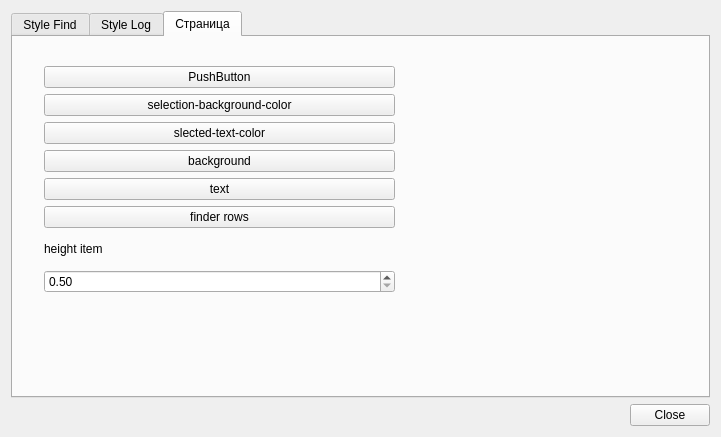
<?xml version="1.0" encoding="UTF-8"?>
<ui version="4.0">
 <class>DialogSettings</class>
 <widget class="QDialog" name="DialogSettings">
  <property name="geometry">
   <rect>
    <x>0</x>
    <y>0</y>
    <width>721</width>
    <height>437</height>
   </rect>
  </property>
  <property name="windowTitle">
   <string>Dialog</string>
  </property>
  <layout class="QGridLayout" name="gridLayout">
   <item row="0" column="0">
    <layout class="QVBoxLayout" name="verticalLayout">
     <item>
      <widget class="QTabWidget" name="tabWidget">
       <property name="currentIndex">
        <number>2</number>
       </property>
       <widget class="QWidget" name="tab">
        <attribute name="title">
         <string>Style Find</string>
        </attribute>
        <widget class="QLabel" name="label">
         <property name="geometry">
          <rect>
           <x>30</x>
           <y>20</y>
           <width>231</width>
           <height>17</height>
          </rect>
         </property>
         <property name="text">
          <string>Color finder rows</string>
         </property>
        </widget>
        <widget class="QPushButton" name="pushButton_colort">
         <property name="geometry">
          <rect>
           <x>270</x>
           <y>10</y>
           <width>281</width>
           <height>41</height>
          </rect>
         </property>
         <property name="text">
          <string>Edit</string>
         </property>
        </widget>
       </widget>
       <widget class="QWidget" name="tab_2">
        <attribute name="title">
         <string>Style Log</string>
        </attribute>
        <layout class="QGridLayout" name="gridLayout_2">
         <item row="0" column="0">
          <widget class="QTextEdit" name="textEditStyle1">
           <property name="font">
            <font>
             <pointsize>16</pointsize>
             <italic>false</italic>
            </font>
           </property>
          </widget>
         </item>
         <item row="1" column="0">
          <layout class="QHBoxLayout" name="horizontalLayout_2">
           <item>
            <spacer name="horizontalSpacer_2">
             <property name="orientation">
              <enum>Qt::Horizontal</enum>
             </property>
             <property name="sizeHint" stdset="0">
              <size>
               <width>408</width>
               <height>20</height>
              </size>
             </property>
            </spacer>
           </item>
           <item>
            <widget class="QPushButton" name="pushButton_style1_save">
             <property name="text">
              <string>Save</string>
             </property>
            </widget>
           </item>
           <item>
            <widget class="QPushButton" name="pushButton_rolback_base">
             <property name="text">
              <string>Default</string>
             </property>
            </widget>
           </item>
          </layout>
         </item>
        </layout>
       </widget>
       <widget class="QWidget" name="tab_3">
        <attribute name="title">
         <string>Страница</string>
        </attribute>
        <widget class="QWidget" name="">
         <property name="geometry">
          <rect>
           <x>31</x>
           <y>29</y>
           <width>351</width>
           <height>227</height>
          </rect>
         </property>
         <layout class="QVBoxLayout" name="verticalLayout_2">
          <item>
           <widget class="QPushButton" name="pushButton_font_dialog">
            <property name="text">
             <string>PushButton</string>
            </property>
           </widget>
          </item>
          <item>
           <widget class="QPushButton" name="pushButton_sbc">
            <property name="text">
             <string>selection-background-color</string>
            </property>
           </widget>
          </item>
          <item>
           <widget class="QPushButton" name="pushButton_stxc">
            <property name="text">
             <string>slected-text-color</string>
            </property>
           </widget>
          </item>
          <item>
           <widget class="QPushButton" name="pushButton_background">
            <property name="text">
             <string>background</string>
            </property>
           </widget>
          </item>
          <item>
           <widget class="QPushButton" name="pushButton_color_text">
            <property name="text">
             <string>text</string>
            </property>
           </widget>
          </item>
          <item>
           <widget class="QPushButton" name="pushButton_color">
            <property name="text">
             <string>finder rows</string>
            </property>
           </widget>
          </item>
          <item>
           <widget class="QLabel" name="label_2">
            <property name="text">
             <string>height item</string>
            </property>
           </widget>
          </item>
          <item>
           <widget class="QDoubleSpinBox" name="doubleSpinBox1">
            <property name="minimum">
             <double>0.500000000000000</double>
            </property>
            <property name="maximum">
             <double>5.000000000000000</double>
            </property>
            <property name="singleStep">
             <double>0.100000000000000</double>
            </property>
           </widget>
          </item>
         </layout>
        </widget>
       </widget>
      </widget>
     </item>
     <item>
      <layout class="QHBoxLayout" name="horizontalLayout">
       <item>
        <spacer name="horizontalSpacer">
         <property name="orientation">
          <enum>Qt::Horizontal</enum>
         </property>
         <property name="sizeHint" stdset="0">
          <size>
           <width>178</width>
           <height>20</height>
          </size>
         </property>
        </spacer>
       </item>
       <item>
        <widget class="QPushButton" name="pushButton_2">
         <property name="text">
          <string>Close</string>
         </property>
        </widget>
       </item>
      </layout>
     </item>
    </layout>
   </item>
  </layout>
 </widget>
 <resources/>
 <connections/>
</ui>
